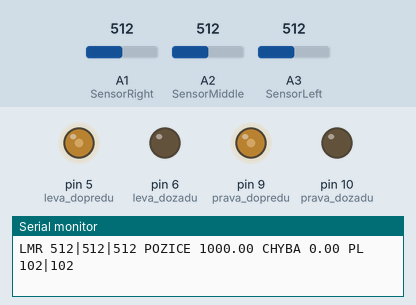
The sketch below on a simulated Arduino Uno, built with avr-gcc and run on an emulated ATmega328P. Parts: output pins drawn as LEDs (lit = HIGH), the last lines printed to the serial monitor. Inputs (shaded band) come from the test bench; at power-on: A1 (SensorRight) = 512, A2 (SensorMiddle) = 512, A3 (SensorLeft) = 512.

Above: at 1.2 s.
1.3 s: A1 (SensorRight) set to 40
At 2.8 s:
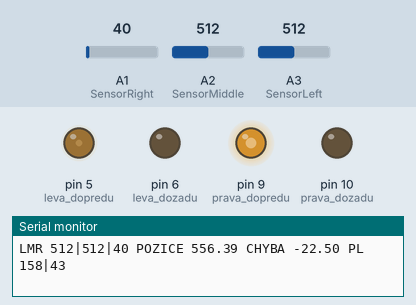
4.3 s: A2 (SensorMiddle) set to 40
At 4.75 s:
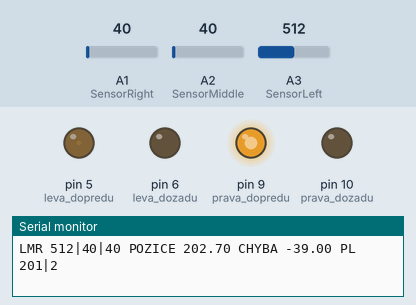
7.3 s: A3 (SensorLeft) set to 900
At 8.3 s:
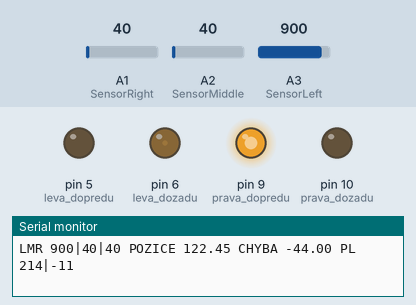
9.1 s: A3 (SensorLeft) set to 567
At 10.4 s:
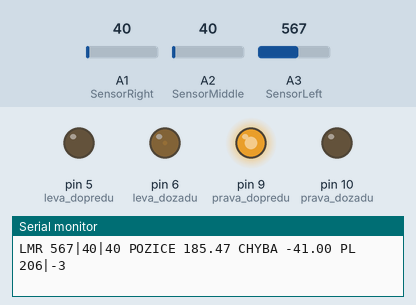
10.7 s: A3 (SensorLeft) set to 554
At 11.7 s:
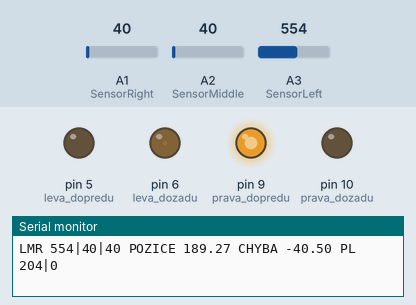
13.7 s: A1 (SensorRight) set to 900
At 16.0 s:
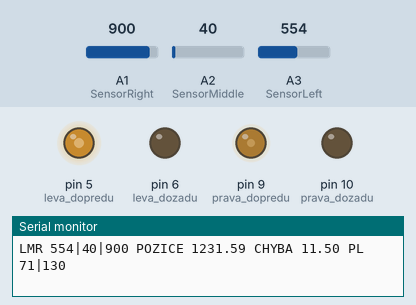
Timing chart, 0 to 17.5 s (numbered marks = the images above; inputs shaded):
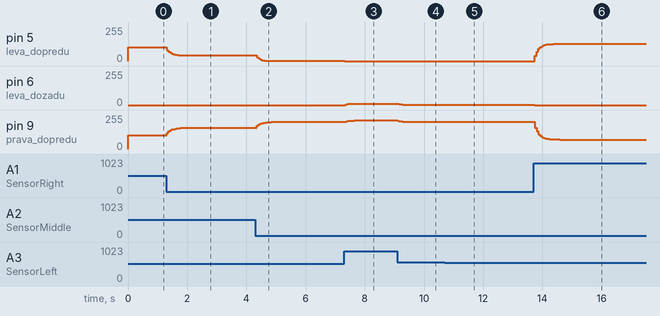

The sketch:

cara_v2.ino
```cpp
int leva_dopredu = 5;
int leva_dozadu = 6;
int prava_dozadu = 10;
int prava_dopredu = 9;
const int SensorLeft = A3;        // Left sensor input pin
const int SensorMiddle = A2;      // The sensor input pin
const int SensorRight = A1;       // Right sensor input pin

float SL, SM, SR;
float soucet, posledni_cteni;

float rychlostMin=50; //50
float rychlostMax=255;
float stred = 1000;

float KP = 0.5;
float zaklad = 40;

float magicka_hodnota = -16423;

 void setup ()
 {
   Serial.begin (9600);
   pinMode (leva_dopredu, OUTPUT);    // Pin 6 (PWM)
   pinMode (leva_dozadu, OUTPUT);    // Pin 7 (PWM)
   pinMode (prava_dozadu,    OUTPUT);    // Pin 8 (PWM)
   pinMode (prava_dopredu,    OUTPUT);    // Pin 9 (PWM)
   pinMode (SensorLeft, INPUT); // define left Sensors
   pinMode (SensorMiddle, INPUT) ;// definition sensors
   pinMode (SensorRight, INPUT); // definition of the right sensor
 }

float leva_cast, prava_cast;
void sleduj_caru(float rychlost, float regulace)
{
 // rychlost = map(rychlost, 0, 100, rychlostMin, rychlostMax);
 // float zataceni =  map(fabs(regulace), 0, 100, rychlostMin, rychlostMax);

  leva_cast = rychlost + regulace;
  prava_cast = rychlost - regulace;
  float rozpeti_min = -100;
  float rozpeti_max = 100;
  leva_cast = map(leva_cast, rozpeti_min, rozpeti_max, -rychlostMax, rychlostMax);
  prava_cast = map(prava_cast, rozpeti_min, rozpeti_max, -rychlostMax, rychlostMax);

 // Serial.print(" rychlost: "); Serial.print(rychlost);
//  Serial.print(" reg: "); Serial.print(regulace);

  if(prava_cast > 0){
    analogWrite(prava_dozadu, 0);
    analogWrite(prava_dopredu, prava_cast);
  }
  if(prava_cast < 0){
    analogWrite(prava_dopredu, 0);
    analogWrite(prava_dozadu, fabs(prava_cast));
  }
  if(leva_cast > 0){
    analogWrite(leva_dozadu, 0);
    analogWrite(leva_dopredu, leva_cast);
  }
  if(leva_cast < 0){
    analogWrite(leva_dopredu, 0);
    analogWrite(leva_dozadu, fabs(leva_cast));
  }
}

void zastav()
{
  digitalWrite(prava_dopredu, LOW);
  digitalWrite(leva_dopredu, LOW);
  digitalWrite(prava_dozadu, LOW);
  digitalWrite(leva_dozadu, LOW);
}

//VAZENY PRUMER S EXPONENCIALNIM ZAPOMINANIM - K_AVG 10 ZNAMENA ZE SOUCASNA HODNOTA MA VAHU 1/10
float vystup_avg = 1;
float avg_exp(float K_AVG, float vstup)
{
   vystup_avg = vystup_avg + 1/K_AVG * (vstup - vystup_avg);
return vystup_avg;
}

float pamatuj_si_posledni_cteni(float vstup)
{
     posledni_cteni = vstup > 1850 ? 2000 : vstup < 150 ? 0 : posledni_cteni;
     return posledni_cteni;
}

float pozice()
{
  SL = analogRead (SensorLeft);
  SM = analogRead (SensorMiddle);
  SR = analogRead (SensorRight);

   soucet=SL+SM+SR; //to bude v prumeru kolem 1500
   float pos = (SL*0+SM*1000+SR*2000)/(soucet); //stred = 1000
   float tmp = pamatuj_si_posledni_cteni(pos);
   if(soucet < 200) pos = tmp;
   return pos;
}

float chyba(float promenna, float stala_hodnota, float k_avg)
{
  float rozdil = avg_exp(k_avg, promenna - stala_hodnota);
    rozdil = map(rozdil, -1000, 1000, -100, 100);
  return rozdil;
}

float odchylka;
void vypis()
{  Serial.print("LMR ");
  Serial.print((int)SL); Serial.print("|");
  Serial.print((int)SM); Serial.print("|");
  Serial.print((int)SR);
  Serial.print(" POZICE "); Serial.print(pozice());
  // Serial.print(" SOUCET "); Serial.print(soucet);
   Serial.print(" CHYBA "); Serial.print(odchylka);
   Serial.print(" PL ");
   Serial.print((int)prava_cast); Serial.print("|");
   Serial.print((int)leva_cast);
 //  Serial.print(" PL2 "); Serial.println(leva_cast);
  Serial.println(" ");
}


void loop ()
 {
  odchylka = chyba(pozice(), 1000, 3) * KP;
  sleduj_caru(zaklad, odchylka);
  vypis();
  delay(5);
 }
```

Measured:
- after the input at 1.3 s, pin 5 (leva_dopredu): 102/255 → 48/255 at once, → 45/255 0.39 s later, → 43/255 0.28 s later; pin 9 (prava_dopredu): 102/255 → 155/255 at once, → 158/255 0.45 s later
- after the input at 4.3 s, pin 5 (leva_dopredu): 43/255 → 2/255 at once; pin 9 (prava_dopredu): 158/255 → 201/255 at once, → 204/255 0.49 s later
- after the input at 7.3 s, pin 5 (leva_dopredu): 2/255 → 0/255 at once; pin 6 (leva_dozadu): 0/255 → 8/255 at once, → 11/255 0.33 s later; pin 9 (prava_dopredu): 204/255 → 211/255 at once, → 214/255 0.33 s later
- after the input at 9.1 s, pin 6 (leva_dozadu): 11/255 → 6/255 at once, → 3/255 0.17 s later; pin 9 (prava_dopredu): 214/255 → 209/255 at once, → 206/255 0.17 s later
- after the input at 10.7 s, pin 9 (prava_dopredu): 206/255 → 204/255 after 0.34 s
- after the input at 13.7 s, pin 5 (leva_dopredu): moves from 0/255 to 130/255 over 0.61 s, starting after 0.05 s; pin 6 (leva_dozadu): 3/255 → 0/255 after 0.05 s; pin 9 (prava_dopredu): moves from 204/255 to 71/255 over 0.84 s, starting after 0.05 s
